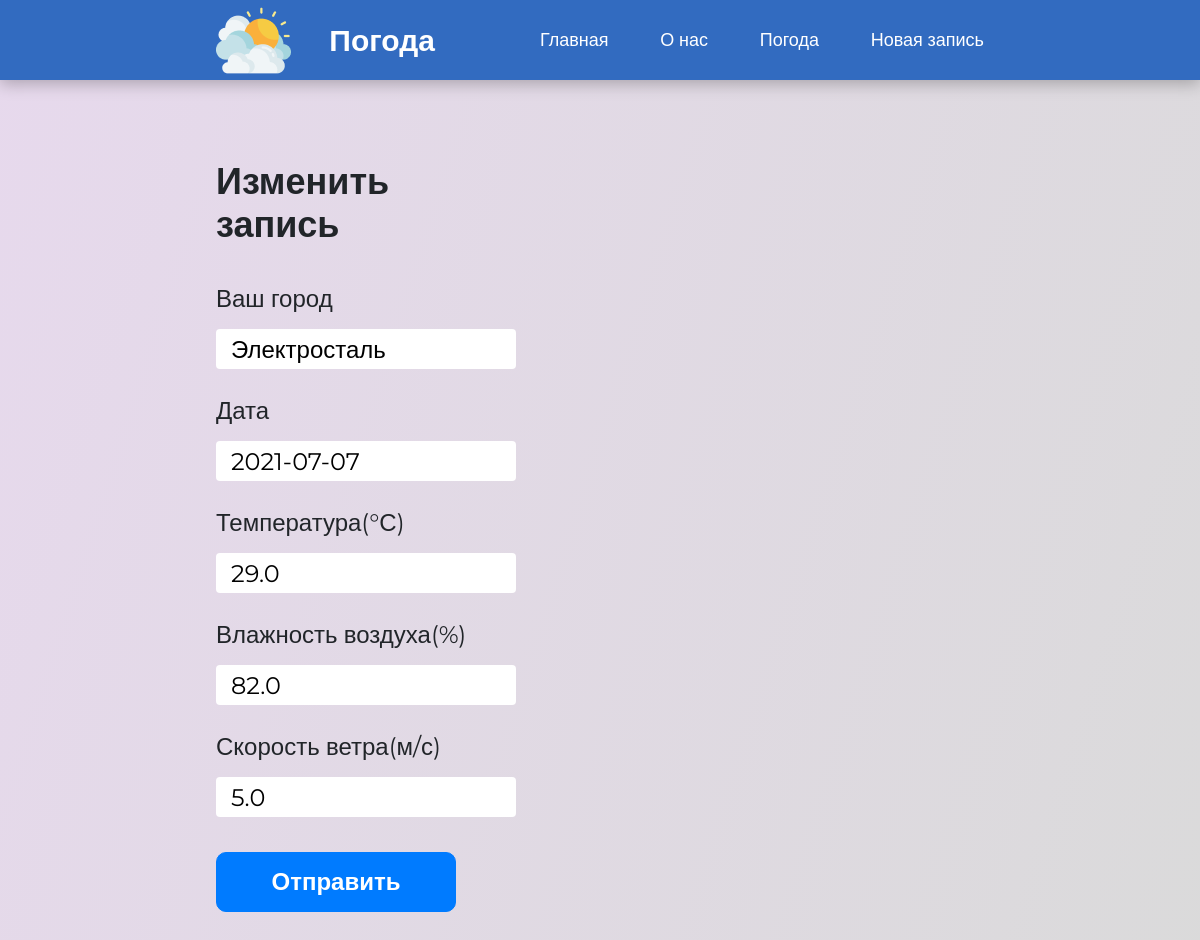
Page /data/edit/2 on the committed database.
### crud/models.py (models this page shows, shortened)
class Records(models.Model):
    city = models.CharField('Город', max_length=100)
    date = models.DateField()
    temperature = models.FloatField()
    humidity = models.FloatField()
    windspeed = models.FloatField()
    class Meta:
        verbose_name = 'Погода'
        verbose_name_plural = 'Погода'

### crud/views.py (the view)
# urls.py: path('edit/<int:pk>', views.RecordUpdateView.as_view(), name='edit'),
class RecordUpdateView(UpdateView):
    model = Records
    template_name = 'crud/edit.html'
    form_class = EditForm

### crud/forms.py
class EditForm(ModelForm):
    class Meta:
        model = Records
        fields = ['city', 'date', 'temperature', 'humidity', 'windspeed']
        widgets = {
            "city": TextInput(attrs={
                'class': 'form__input form-control',
                'placeholder': 'Москва',
                'id': 'city',
            }
            ),
            "date": TextInput(attrs={
                'class': 'form__input form-control',
                'placeholder': '20.06.2021',
                'id': 'date',
            }
            ),
            "temperature": TextInput(attrs={
                'class': 'form__input form-control',
                'placeholder': '28',
                'id': 'temp',
            }
            ),
            "humidity": TextInput(attrs={
                'class': 'form__input form-control',
                'placeholder': '83',
                'id': 'humidity',
            }
            ),
            "windspeed": TextInput(attrs={
                'class': 'form__input form-control form__input_last',
                'placeholder': '10',
                'id': 'date',
            }
            )
        }

### crud/templates/crud/edit.html (shortened to what this page needs)
{% load static %}
<!DOCTYPE html>
<html lang="en">
  <head>
    <link
      rel="stylesheet"
      href="https://stackpath.bootstrapcdn.com/bootstrap/4.3.1/css/bootstrap.min.css"
    />
    <link rel="stylesheet" href="{% static 'crud/styles/style.css' %}" />
  </head>
  <body>
    <nav class="navbar container-fliud">
      <div class="navbar__logo">
        <img
          src="{% static 'crud/images/cloud.png' %}"
          alt=""
          class="navbar__image"
        />
        <p class="navbar__logo-text">Погода</p>
      </div>
      <ul class="navbar__links">
        <li class="navbar__li">
          <a href="{% url 'home' %}" class="navbar__link">Главная</a>
        </li>
        <li class="navbar__li">
          <a href="{% url 'about' %}" class="navbar__link">О нас</a>
        </li>
        <li class="navbar__li">
          <a href="{% url 'weather' %}" class="navbar__link">Погода</a>
        </li>
        <li class="navbar__li">
          <a href="{% url 'new' %}" class="navbar__link">Новая запись</a>
        </li>
      </ul>
    </nav>
    <main class="edit-section">
      <h1 class="edit-section__heading">Изменить запись</h1>
      <form method="post" class="add-section__form form">
        <label for="city" class="form__label">Ваш город</label>
        {{form.city}}
        <label for="date" class="form__label">Дата</label>
        {{form.date}}
        <label for="temp" class="form__label">Температура(°С)</label>
        {{form.temperature}}
        <label for="humidity" class="form__label">Влажность воздуха(%)</label>
        {{form.humidity}}
        <label for="windspeed" class="form__label">Скорость ветра(м/с)</label>
        {{form.windspeed}}
        <button type="submit" class="form__btn btn btn-primary">
          Отправить
        </button>
      </form>
    </main>
  </body>
</html>

### crud/static/crud/styles/style.css (style rules this page uses)
* { margin: 0; padding: 0; box-sizing: border-box; font-family: "Montserrat", sans-serif !important; }
body { background: linear-gradient(107.56deg, #e7d9ed 0%, #dadada 100%); min-height: 100vh; overflow-x: hidden; }
.navbar { box-sizing: border-box; width: 100vw; padding-left: 18vw; padding-right: 18vw; padding-bottom: 0; padding-top: 0; height: 80px; display: flex; justify-content: space-between; align-items: center; background: #326bc0; box-shadow: 0px 4px 15px rgba(0, 0, 0, 0.25); }
.navbar__links { display: flex; justify-content: space-between; align-items: center; width: 37vw; max-width: 500px; min-width: 230px; margin: 0; padding: 0; }
.navbar__li { list-style-type: none; }
.navbar__link { color: white; height: 100%; font-size: 18px; font-weight: 400; }
.navbar__logo { display: flex; justify-content: space-between; align-items: center; width: 219px; height: 75px; }
.navbar__logo-text { font-size: 30px; font-weight: 700; color: white; margin: 0; }
.main-section__text > h1, .main-section__heading, .edit-section__heading { font-weight: 700; font-size: 36px; margin-bottom: 35px; }
.main-section__button, .form__btn { width: 240px; height: 60px; font-weight: 700; font-size: 24px; }
.main-section__heading_about, .edit-section__heading { margin-bottom: 80px; }
.main-section_about, .edit-section { display: block; margin-top: 80px; }
.btn { border-radius: 10px !important; }
.form { box-sizing: border-box; padding-left: 18vw; width: 43vw; display: flex; flex-direction: column; margin-bottom: 150px; }
.form__label { margin-bottom: 12px; font-size: 24px; }
.form__input { margin-bottom: 24px; padding-top: 5px; padding-bottom: 5px; padding-left: 15px; width: 300px; height: 40px; color: black; font-size: 24px; border: none; outline: none; }
.form__input_last { margin-bottom: 35px; }
.form__input::placeholder { font-size: 24px; color: #bebebe; }
.edit-section__heading { padding-left: 18vw; width: 43vw; margin-bottom: 35px; }

### rows in the picture
Records: city "Электросталь", date "2021-07-07", temperature "29.0", humidity "82.0", windspeed "5.0"
